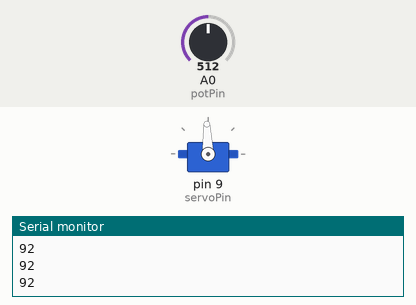
The sketch below on a simulated Arduino Uno, built with avr-gcc and run on an emulated ATmega328P. Parts: servo, the last lines printed to the serial monitor. The test bench sets the inputs (shaded band); at power-on: A0 (potPin) = 512.

Above: at 1.2 s.
1.3 s: A0 (potPin) set to 716
At 2.0 s:
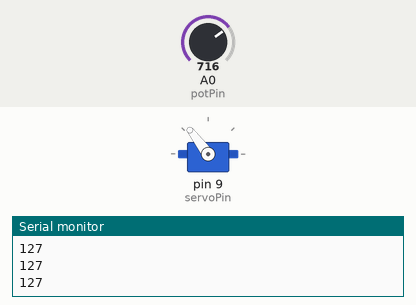
2.8 s: A0 (potPin) set to 900
At 3.5 s:
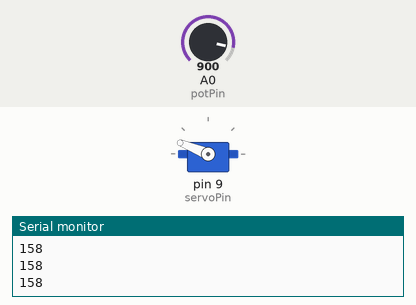
4.3 s: A0 (potPin) set to 1023
At 5.5 s:
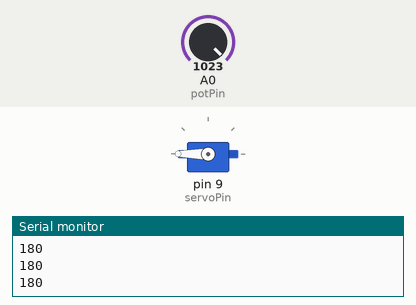
5.8 s: A0 (potPin) set to 306
At 6.5 s:
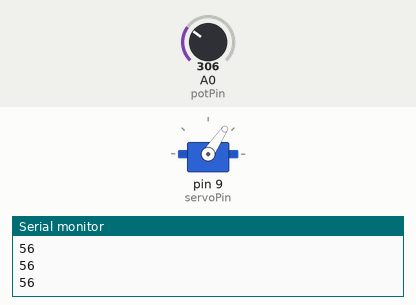
7.3 s: A0 (potPin) set to 122
At 7.9 s:
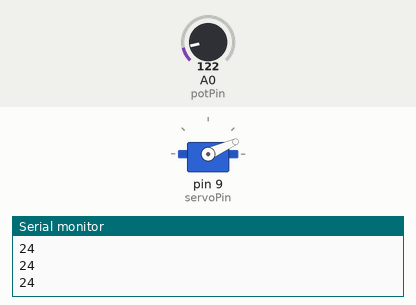
8.8 s: A0 (potPin) set to 0
At 9.2 s:
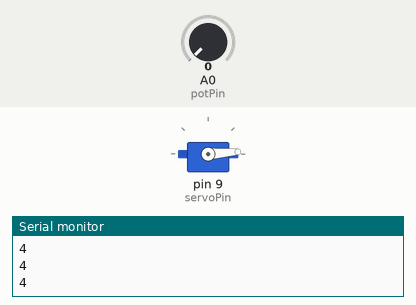
Timing chart, 0 to 11.3 s (numbered marks = the images above; inputs shaded):
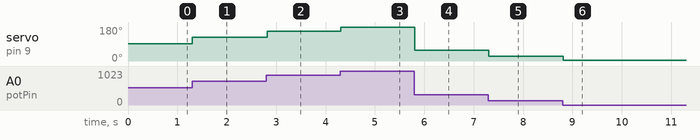

Measured:
- after the input at 1.3 s, servo on pin 9 (servoPin): 92° → 127° at once
- after the input at 2.8 s, servo on pin 9 (servoPin): 127° → 158° at once
- after the input at 4.3 s, servo on pin 9 (servoPin): 158° → 180° at once
- after the input at 5.8 s, servo on pin 9 (servoPin): 180° → 56° at once
- after the input at 7.3 s, servo on pin 9 (servoPin): 56° → 24° at once
- after the input at 8.8 s, servo on pin 9 (servoPin): 24° → 4° at once

The sketch:

pot-servo.ino
```cpp
#include <Servo.h>

Servo servo;

const byte potPin = A0;
const byte servoPin = 9;

int pos;

void setup() {
  pinMode(potPin, INPUT);
  servo.attach(servoPin);
  Serial.begin(9600);
}

void loop() {
  int input = analogRead(potPin);
  //Serial.println(input);
  pos = map(input, 0, 1023, 4, 180);
  Serial.println(pos);
  servo.write(pos);
  delay(15);
}
```
